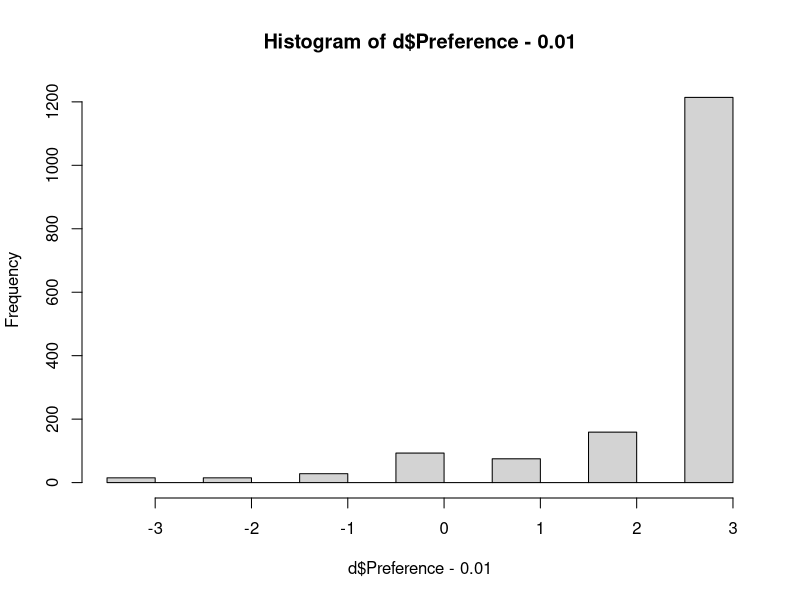

Recreate this plot in R. (Note: this script raises an error after producing the figure.)
#Cassie, Hangkai, Quinn
# Packages you might need
library(lme4)
library(lmerTest)
library(car)

#################################################################
# Dataset
#################################################################

# To see all of the text below, remember to use the "wrap lines" option in the Preferences.

# DATA
# "zoo540_images_2023.csv" contains the data relevant to landscape preference. Each respondent (n = 402) viewed & stated their preference for four images - one respondent (R_1EnpXMq6Eq1QHi8) skipped their first image, thus one row is missing (total rows 402 x 4 - 1 = 1607). 

# ResponseId is an identifier for each survey participant 
# Image_Set is the image set used in the survey (1, 2, or 3)
# Image is the image within the image set (1, 2, 3, or 4)
# Location identifies where the photo was taken. Each location has an RCP 4.5 & an RCP 8.5 edit
# Preference is the preference for one scene over the other (-3 to 3), with -3 indicating strong preference for projection and 3 indicating strong preference for current scene (2022)
# RCP is the climate scenario the edited image represents
# Scenic is whether the image contains additional scenic elements (e.g. mountain vista, geyser)

# MR1_Experience are factor scores relating to experiences (Exploratory factor analysis with varimax rotation).
# MR2_Access are factor scores relating to access
# MR3_Engagement are factor scores relating to engagement

# read raw data
d.raw <- read.csv(file="Zoo540_PS8_images_2023.csv", header=T)
summary(d.raw)

# two respondents skipped the section relevant for factor scores. these responses could be excluded. 
d <- d.raw[d.raw$ResponseId != "R_814YmULtWKDPVZL" & d.raw$ResponseId != "R_jzqdqU1bYiXy42w",]

# More or less useful transformations for 1) scenic column, and 2) creating preference groups
d$Scenic <- ifelse(d$Scenic == "N", 0, 1)
d$Preference.Simple <- ifelse(d$Preference < 0, "Future", 
                              ifelse(d$Preference > 0, "Present", "None"))

# convert to factors
d$ResponseId <- as.factor(d$ResponseId)
d$Image.Set <- as.factor(d$Image.Set)
d$Image <- as.factor(d$Image)
d$Location <- as.factor(d$Location)
d$RCP <- as.factor(d$RCP)
d$Scenic <- as.factor(d$Scenic)
d$Preference.Simple <- as.factor(d$Preference.Simple)

summary(d)
# Questions: 
# 1) Do RCP and Scenic Elements affect visitor preference for future landscapes? 
# 2) Do factor scores affect visitor preference? 

########################################################################
# visualizations
########################################################################
aggregate(ResponseId ~ Preference, data = d, FUN = length)
hist(d$Preference-.01)

MR1 <- log()

library(tidyverse)

#Just checking some visuals 
par(mfrow = c(1,1))
hist((d$MR1.Experience))
hist((d$MR2.Access))
hist((d$MR3.Engagement))

#hist(sqrt(d$MR1.Experience))
#hist(sqrt(d$MR2.Access))
#hist(sqrt(d$MR3.Engagement))

plot(d$MR1.Experience~d$Preference)
abline(lm(d$MR1.Experience~d$Preference))
plot(d$MR2.Access~d$Preference)
abline(lm(d$MR2.Access~d$Preference))
plot(d$MR3.Engagement~d$Preference)
abline(lm(d$MR3.Engagement~d$Preference))

#all lm seem to have similar slopes and intercepts 

ggplot(d, aes(x=Preference)) +
  geom_histogram() +
  facet_wrap(~RCP)

ggplot(d, aes(x=Preference)) +
  geom_histogram() +
  facet_wrap(~Scenic)

ggplot(d, aes(x=Preference)) +
  geom_histogram() +
  facet_grid(RCP~Scenic)

#So lots of folks said 3 no matter the RCP or whether there were scenic elements 
#Let's feed this all into a model and see what we can find 

#Starting off with a simple lm 

mod1 <- lm(Preference ~ RCP + Scenic, data=d)
summary(mod1)
mod2 <- lm(Preference ~ RCP + Scenic + MR1.Experience + MR2.Access + MR3.Engagement, data=d)
summary(mod2)

anova(mod1,mod2)

#So in the linear models, the M1-M3 variables are important for explaining preference 

#Because there's multiple data points for people, let's add a random effect for responseid
ggplot(d, aes(x=Preference.Simple)) +
  geom_histogram(stat="count")

#mod3 <- glmer(Preference.Simple ~ RCP + Scenic + MR1.Experience + MR2.Access + MR3.Engagement + (1|ResponseId), family=binomial, data=d)

#summary(mod3)

#NOT doing this, as preference.simple isn't binomial

#So here, we lose information going from the preference to binomial preference.simple
#BUT scenic comes out as significant? 

#Let's go with a lmer 
mod4 <- lmer(Preference ~ RCP + Scenic + MR1.Experience + MR2.Access + MR3.Engagement + (1|ResponseId), data=d)

summary(mod4)

#What about interactions? 

mod5 <- lmer(Preference ~ RCP + Scenic + MR1.Experience + MR2.Access + MR3.Engagement + RCP*Scenic  + (1|ResponseId), data=d)
summary(mod5)

anova(mod4,mod5)
anova(mod5)

#So there is an interaciton between RCP scenario and Scenic choices
#How does this work with 4.5 vs. 8.5? are we losing the 4.5?
#I think this model is "telling" us that in the "worse" climate scenario, scenic images are different 

mod6 <- lmer(Preference ~ RCP + Scenic + MR1.Experience + MR2.Access + MR3.Engagement + RCP*Scenic  + MR1.Experience*MR2.Access*MR3.Engagement +(1|ResponseId), data=d)
summary(mod6)

#Here's an overfit model that also has an interaction between MR1-MR3. It seems that the interaction between Access and Engagement may be significant

# Another approach, more models 
## simple linear model - RCP important
lm1<-lm(Preference ~ RCP, data=d)
summary(lm1)
par(mfrow=c(2,2))
plot(lm1)
### scenic not as important
lm2<-lm(Preference ~ Scenic, data=d)
summary(lm2)
par(mfrow=c(2,2))
plot(lm2)

# LMER1
# mixed model with RCP and Scenic as fixed and response id as random
# response id .4672 variance
# AIC 4798.2
lmer1<-lmer(Preference ~ RCP + Scenic  + (1|ResponseId), REML=FALSE, data=d)
summary(lmer1)
par(mfrow=c(1,1))
plot(lmer1)

# LMER2
# response id .3468 lower than before when experience is added
# AIC 4793.5
lmer2<-lmer(Preference ~ RCP + (1 + MR1.Experience |ResponseId), REML=FALSE, data=d)
summary(lmer2)
par(mfrow=c(1,1))
plot(lmer2)


# engagement does not improve model
lmer3<-lmer(Preference ~ RCP + (1 + MR3.Engagement |ResponseId), REML=FALSE, data=d)
summary(lmer3)
par(mfrow=c(1,1))
plot(lmer3)

# LMER4
# AIC 4789.2
# response id .3481 experience .1632
# interaction of RCP and scenic improves model
lmer4<-lmer(Preference ~ RCP * Scenic + (1 + MR1.Experience |ResponseId), REML=FALSE, data=d)
summary(lmer4)
par(mfrow=c(1,1))
plot(lmer4)

anova(lmer3, lmer4, test="Chisq")

# LMER5
lmer5 <- lmer(Preference ~  RCP + Scenic + MR1.Experience*MR2.Access +
                MR1.Experience*MR3.Engagement + (1|ResponseId), data = d, REML = FALSE)
summary(lmer3)

anova(lmer1, lmer3, test="Chisq")

#Round 3 - hybrid 

# Transform 'Scenic' into a binary variable and create 'Preference.Simple' for analysis
d$Scenic <- ifelse(d$Scenic == "N", 0, 1)
d$Preference.Simple <- ifelse(d$Preference < 0, "Future", ifelse(d$Preference > 0, "Present", "None"))

# Convert columns to factors for analysis
d$ResponseId <- as.factor(d$ResponseId)
d$Image.Set <- as.factor(d$Image.Set)
d$Image <- as.factor(d$Image)
d$Location <- as.factor(d$Location)
d$RCP <- as.factor(d$RCP)
d$Scenic <- as.factor(d$Scenic)

# Exploratory Data Analysis
# Histograms and aggregate plots to understand data distribution
hist(d$Preference)
aggregate(ResponseId ~ Preference, data = d, FUN = length)

# Question 1 Analysis: Do RCP and Scenic Elements affect visitor preference for future landscapes?
# Mixed model with RCP and Scenic as fixed effects and ResponseId as a random effect
lmer1 <- lmer(Preference ~ RCP + Scenic + (1|ResponseId), REML=FALSE, data=d)
summary(lmer1)

# Question 2 Analysis: Do factor scores affect visitor preference?
# Linear mixed model incorporating MR1, MR2, and MR3 scores as fixed effects
# ResponseId as a random effect
mod4 <- lmer(Preference ~ MR1.Experience + MR2.Access + MR3.Engagement + (1|ResponseId), data=d)
summary(mod4)

# Visualizations to check model diagnostics
par(mfrow=c(2,2))
plot(lmer1)
plot(mod4)
